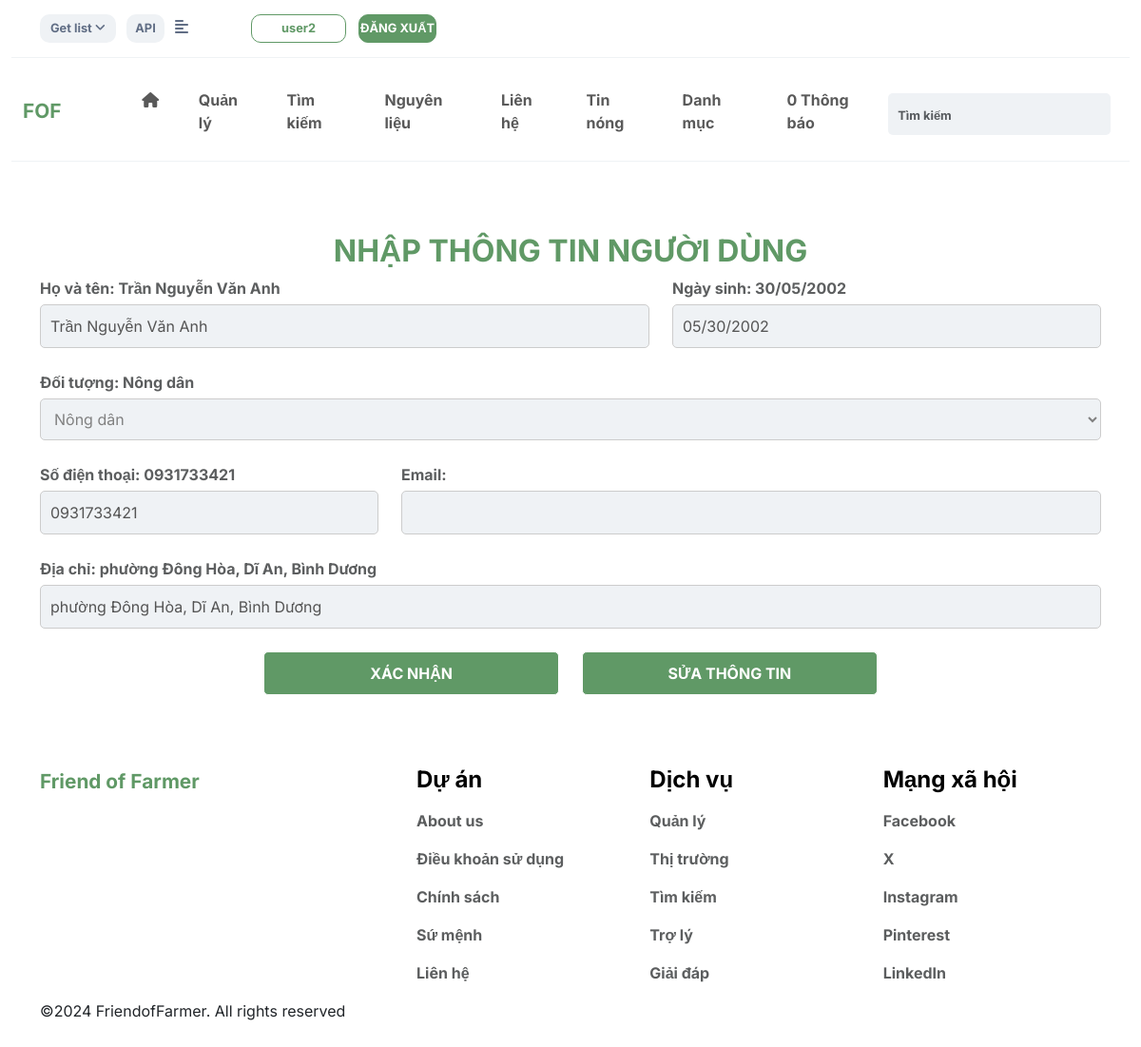
The page /userin4 (signed in) on the database its author committed.
### Manage/models.py (models this page shows, shortened)
class Customer(models.Model):
    user = models.OneToOneField(User, on_delete=models.SET_NULL, null=True, blank=False)
    name = models.CharField(max_length=200, null=True)
    email = models.CharField(max_length=200, null=True)
    birthday= models.CharField(max_length=50, null=True)
    type_user = models.CharField(max_length=50, null=True)
    phonenum = models.CharField(max_length=50, null=True)
    address = models.CharField(max_length=250, null=True)
    def count_unread_notifications(self):
        return notify_market.objects.filter(makerAuth=self, is_read_trader=False).count() + notify_market.objects.filter(customer=self, is_read=False).count()

### Manage/views.py (the view)
# urls.py: path('userin4', views.userin4, name='userin4'),
def userin4(request):
      if request.method=="POST":
         user=request.user
         name=request.POST.get('name')
         birthday=request.POST.get('birth')
         type_user=request.POST.get('type')
         phonenum=request.POST.get('phone')
         address=request.POST.get('adr')
         email=request.POST.get('email')
         try:
            custom = Customer.objects.get(user=user)
            custom.name = name
            custom.birthday = birthday
            custom.type_user = type_user
            custom.phonenum = phonenum
            custom.address = address
            custom.email = email
            custom.save()
            messages.success(request, mark_safe('Thay đổi thông tin người dùng thành công!'))
            return redirect('index')
         except Customer.DoesNotExist:
            custom = Customer.objects.create(user=user, name=name, birthday=birthday, type_user=type_user, phonenum=phonenum, address=address, email=email)
            custom.save()
            messages.success(request, mark_safe('Nhập thông tin người dùng thành công!'))
            return redirect('index')
      else:
          customer = request.user
          try:
              custom = Customer.objects.get(user=customer)
              name = custom.name
              birth = custom.birthday
              type = custom.type_user
              phone = custom.phonenum
              adr = custom.address
              email = custom.email
              return render(request, 'Manage/userin4.html', {'name': name, 'birth': birth, 'type': type, 'phone': phone, 'adr': adr, 'email': email,})
          except Customer.DoesNotExist:
              return render(request, 'Manage/userin4.html')

### templates/Manage/userin4.html (shortened to what this page needs)
{% extends 'Manage/base.html' %}
{% load static %}
{% block head %}
<link rel="stylesheet" href="{% static 'Manage/CSS/userin4.css' %}">
<link rel="stylesheet" href="https://cdnjs.cloudflare.com/ajax/libs/intro.js/7.2.0/introjs.min.css">
{% endblock head %}
{% block form %}
    {% if user.is_authenticated %}
    <div class="infor container section"  data-title="Bảng thông tin" data-intro="Hãy hoàn thành nó nhé!">
        <h2>Nhập thông tin người dùng</h2>
        <form method="POST">
            {% if request.method == "POST" %}
                {% include 'Manage/userin4.html' %}
            {% else %}
                <div >
                    <div class="row input1">
                        <div class="col-7 in__col">
                            <label for="name" >Họ và tên:<span class="hide-on-mobile"> {{name}}</span></label><br>
                            <input type="text" id="name" name="name" value="{{name}}" required><br><br>
                        </div>
                        <div class="col-5 in__col">
                            <label for="birth">Ngày sinh:<span class="hide-on-mobile"> {{birth}}</span></label><br>
                            <input type="date" id="birth" name="birth" value="{{birth}}"required><br><br>
                        </div>
                    </div>
                    <div >
                        <label for="type">Đối tượng: {{type}}</label><br>
                        <select id="type" name="type">
                            <option value="Nông dân">Nông dân</option>
                        </select><br><br>
                    </div>
                </div>
                <div class="row input2">
                    <div class="col-4 in__col">
                        <label for="phone">Số điện thoại: {{phone}}</label><br>
                        <input type="tel" id="phone" name="phone" pattern="[0-9]{10,11}" value = "{{phone}}" required><br><br>
                    </div>
                    <div class="in__col col-8">
                        <label for="email">Email: {{user.email}}</label><br>
                        <input type="email" id="email" name="email" value = "{{user.email}}" required><br><br>
                    </div>
                </div>
                    <div >
                        <label for="adr">Địa chỉ: {{adr}}</label><br>
                        <input type="text" id="adr" name="adr" value = "{{adr}}" required><br><br>
                    </div>
                <div class="submit__group row">
                    <div class="col-3">
                        <input type="submit" value="Xác nhận">
                    </div>
                    <div class="col-3">
                        <input class= "hahaha" type="button" id="editBtn" value="Sửa thông tin">
                    </div>
                </div>
            {% endif %}
        </form>
    </div>
    {% else %}
    <p>Vui lòng đăng nhập!</p>
    {% endif %}
{% endblock form %}

### templates/Manage/base.html (shortened to what this page needs)
{% load static %}
<!DOCTYPE html>
<html>
  <head>
    <link
      rel="stylesheet"
      href="https://cdnjs.cloudflare.com/ajax/libs/font-awesome/6.4.2/css/all.min.css"
    />
	<link rel="stylesheet" href="https://embed.pickaxeproject.com/axe/scripts/fab/styles.css">
	<div id="rendering-information" data-height="500px" data-width="300px" data-formid="FOFGPT_WQ7BX" data-frame-source="https://embed.pickaxeproject.com/axe?id=FOFGPT_WQ7BX&mode=embed_gold&host=beta&theme=light&opacity=100&font_header=Real+Head+Pro&size_header=12&font_body=Real+Head+Pro&size_body=12&font_labels=Real+Head+Pro&size_labels=12&font_button=Real+Head+Pro&size_button=12&c_fb=FFFFFF&c_ff=FFFFFF&c_fbd=888888&c_bb=228DD7&c_bt=FFFFFF&c_t=000000&s_ffo=100&s_bbo=100&s_f=minimalist&s_b=filled&s_t=2&s_to=1&s_r=2" data-title="FOFGPT">
    <link
      href="https://cdn.jsdelivr.net/npm/bootstrap@5.3.3/dist/css/bootstrap.min.css"
      rel="stylesheet"
    />
	<link rel="stylesheet" href="https://rsapi.goong.io/{endpoint}?api_key=irESJaYhu9GSYh2g8waOxsDolPKwMzkFcGKNGxNy">
	<link rel="stylesheet" href="https://unpkg.com/intro.js/introjs.css"/>
	<link href="https://unpkg.com/themes/introjs-nazanin.css" rel="stylesheet">
    <link rel="stylesheet" href="{%static 'Manage/CSS/base.css'%}" />
    {% block head %}{% endblock head %}
  </head>
  <body>
<header class="container-fluid">
		<div class="header">
			<div class="header__button">
				<button>Get list <i class="fa fa-angle-down"></i></button>
				<button style="width: 40px;">API</button>
				<i class="fa fa-align-left fs-6"></i>
			</div>
			<div class="header__login">
				{% if user.is_authenticated %}
				<div style="display: flex;">
					<form action="userin4" style="margin-left:8%" >
						<button class="my-btn-header login" id="login" style="display: inline;" onmouseover="showFullUsername()" onmouseout="showShortenedUsername()">
							{{ user.username | slice:":12" }}
						</button>
					</form>
						<button type="submit" class="my-btn-header login" style="" onclick="location.href='{%url 'Logout_page'%}'">ĐĂNG XUẤT</button>
				</div>
				{% else %}
				<div style="display: flex;">
					<button type="submit" class="my-btn-header login" onclick="location.href='{%url 'logins'%}'" style="margin-left:8%">ĐĂNG NHẬP</button>
					<button type="submit" class="my-btn-header login" onclick="location.href='{%url 'signup'%}'" style="margin-left:5%">ĐĂNG KÝ</button>
				</div>
				{% endif %}
			</div>
		</div>
		<nav class="navbar navbar-expand-lg header__menu">
			<div class="container-fluid">
				<a class="navbar-brand header__logo" href="{%url 'index'%}">FOF</a>
				<div class="collapse navbar-collapse" id="navbarSupportedContent">
					<ul class="navbar-nav me-auto mb-2 mb-lg-0 header__fun">
						<li class="nav-item">
							<a class="nav-link " aria-current="page" href="{%url 'index'%}"> <i class="fa fa-home"></i> </a>
						</li>
						<li class="nav-item" id="manageItem">
							<a class="nav-link" href="{%url 'manage'%}">Quản lý</a>
						</li>
						<li class="nav-item" id="tradeItem">
							<a class="nav-link" href="{% url 'maker'%}">Tìm kiếm</a>
						</li>
						<li class="nav-item" id="materialItem">
							<a class="nav-link" href="{%url 'search'%}">Nguyên liệu</a>
						</li>
						<li class="nav-item" id="contactItem">
							<a class="nav-link" href="{% url 'contact'%}">Liên hệ</a>
						</li>
						<li class="nav-item" id="hotNewsItem">
							<a class="nav-link" href="#">Tin nóng</a>
						</li>
						<li class="nav-item" id="listItem">
							<a class="nav-link" href="#">Danh mục</a>
						</li>
						<li class="nav-item" id="notifyItem">
							{% if user.is_authenticated %}
							<div class="nav-link">
							<span onclick="location.href='{%url 'notify'%}'">{{ request.user.customer.count_unread_notifications }} Thông báo</span>
							</div>
							{%endif%}
						</li>
					</ul>
					<form id="search-form" action="https://www.google.com/search" method="get" class="d-flex" role="search">
						<input class="form-control me-2" type="text" id="search-input" name="q" placeholder="Tìm kiếm">
					</form>
				</div>
			</div>
		</nav>
</header>
    {% block form %}{% endblock form %}
    <footer>
		<div class="container-fluid section">
			<div class="container">
				<div class="row foot__row">
					<div class="col-4 f_col4" >
						<p>Friend of Farmer</p>
					</div>
					<div class="col-8 f_col8 d-flex justify-content-center">
						<div class="footer__item" style="width:30%">
							<h3>Dự án</h3>
							<ul>
								<li><a class="nav-link" href="{%url 'aboutus'%}">About us</a></li>
								<li><a class="nav-link" href="{%url 'dksd'%}">Điều khoản sử dụng</a></li>
								<li><a class="nav-link" href="{%url 'csrt'%}">Chính sách</a></li>
								<li><a class="nav-link" href="{%url 'aboutus'%}">Sứ mệnh</a></li>
								<li><a class="nav-link" href="{%url 'contact'%}">Liên hệ</a></li>
							</ul>
						</div>
						<div class="footer__item" style="width:30%">
							<h3>Dịch vụ</h3>
							<ul>
								<li><a class="nav-link" href="{%url 'manage'%}">Quản lý</a></li>
								<li><a class="nav-link" href="{%url 'maker'%}">Thị trường</a></li>
								<li><a class="nav-link" href="{%url 'search'%}">Tìm kiếm</a></li>
								<li><a class="nav-link" href="{%url 'index'%}">Trợ lý</a></li>
								<li><a class="nav-link" href="{%url 'contact'%}">Giải đáp</a></li>
							</ul>
						</div>
						<div class="footer__item" style="width:30%">
							<h3>Mạng xã hội</h3>
							<ul>
								<li><a class="nav-link" href="https://www.facebook.com/">Facebook</a></li>
								<li><a class="nav-link" href="https://twitter.com/?lang=vi">X</a></li>
								<li><a class="nav-link" href="https://www.instagram.com/">Instagram</a></li>
								<li><a class="nav-link" href="https://www.pinterest.com/">Pinterest</a></li>
								<li><a class="nav-link" href="https://www.linkedin.com/">LinkedIn</a></li>
							</ul>
						</div>
					</div>
				</div>
				<div class="foot__copy">
					<p>&copy;2024 FriendofFarmer. All rights reserved</p>
				</div>
			</div>
		</div>
	</footer>
  </body>
</html>

### static/Manage/CSS/base.css (style rules this page uses)
* { margin: 0; padding: 0; box-sizing: border-box; }
html, body { font-family: "Inter", sans-serif; font-size: 16px; background-color: white; }
p { margin: 0; }
.section { margin-top: 75px; margin-bottom: 75px; }
.header { font-size: 0.8rem; padding: 15px 30px; border-bottom: 1px solid #EFF2F5; font-weight: bold; color: #616E85; text-align: center; display: flex ; align-items: center; margin-bottom: 1rem; }
.header__button button { width: 80px; height: 30px; border-radius: 10px; margin-right: 0.5rem; background-color: #EFF2F5; font-weight: bold; color: #616E85; border: none; }
.my-btn-header { width: 100px; height: 30px; border-radius: 10px; margin-right: 0.8rem; font-weight: bold; color: #616E85; border: 1px solid #609966; background-color: #609966; color: white; transition: all .5s; }
.header__login { margin-left: 3rem; }
.header__login #login { background-color: transparent; color: #609966; border: 1px solid #609966; transition: all .5s; }
.header__menu { border-bottom: 1px solid #EFF2F5; padding-bottom: 20px; }
.header__menu .header__logo { color: #609966; font-weight: bold; font-size: 1.3rem; }
.header__menu .header__fun { margin-left: 3rem; color: black; font-size: 1rem; font-weight: 700; }
.header__menu .header__fun li { margin: 0 0.8rem; }
.header__menu .header__fun a { transition: all .5s; }
.header__menu form input { background-color: #EFF2F5; border: none; }
.header__menu form input::placeholder { font-weight: 700; font-size: 0.8rem; }
.foot__row .f_col4 p { color: #609966; font-weight: bold; font-size: 1.3rem; }
.foot__row .footer__item h3 { color: black; font-size: 1.5rem; font-weight: 700; margin-bottom: 1rem; }
.foot__row .footer__item ul { padding: 0; }
.foot__row .footer__item { margin: 0 1rem; }
.foot__row .footer__item li { list-style: none; margin: 5px 0; }
.foot__row .footer__item a { color: #5c5e5f; font-size: 1rem; font-weight: 700; margin-bottom: 1rem; text-decoration: none; }

### static/Manage/CSS/userin4.css (style rules this page uses)
h2 { text-align: center; text-transform: uppercase; color: #609966; font-weight: bold; }
label { font-weight: bold; color: #5c5e5f; }
input[type="text"], input[type="date"], input[type="email"], input[type="tel"], select { width: 100%; padding: 10px; border: 1px solid #ccc; border-radius: 5px; box-sizing: border-box; font-size: 16px; margin-top: 5px; background-color: #EFF2F5; }
input[type="submit"], .hahaha { width: 100%; padding: 10px; background-color: #609966; color: white; border: 1px solid white; border-radius: 5px; cursor: pointer; font-size: 16px; transition: all .5s; text-transform: uppercase; font-weight: bold; }
.col-3 { width: 25%; }
.submit__group { width: 60%; margin: 0 auto; justify-content: center; }
@media screen and (max-width: 1216px) { .col-3 { width: 50%; } }

### rows shown on the page
Customer: name "Trần Nguyễn Văn Anh", birth "05/30/2002", type_user "Nông dân", phonenum "0931733421", phone "0931733421", address "phường Đông Hòa, Dĩ An, Bình Dương", adr "phường Đông Hòa, Dĩ An, Bình Dương"

### other values the page prints
{{ user.username | slice:":12" }} "user2"
{{ request.user.customer.count_unread_notifications }} "0"
